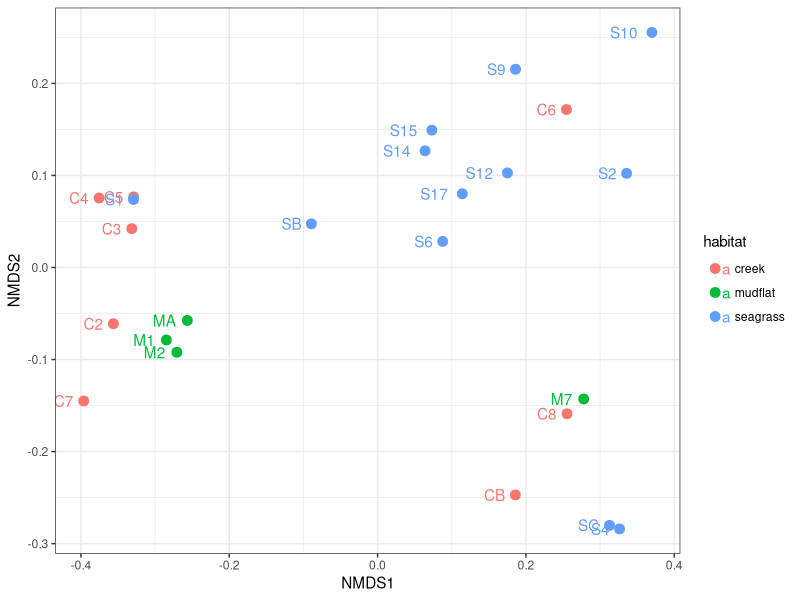
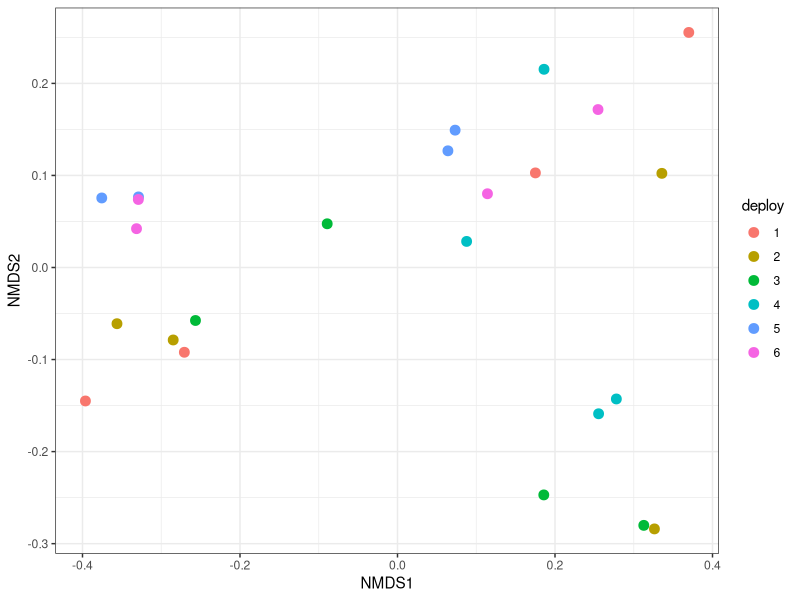
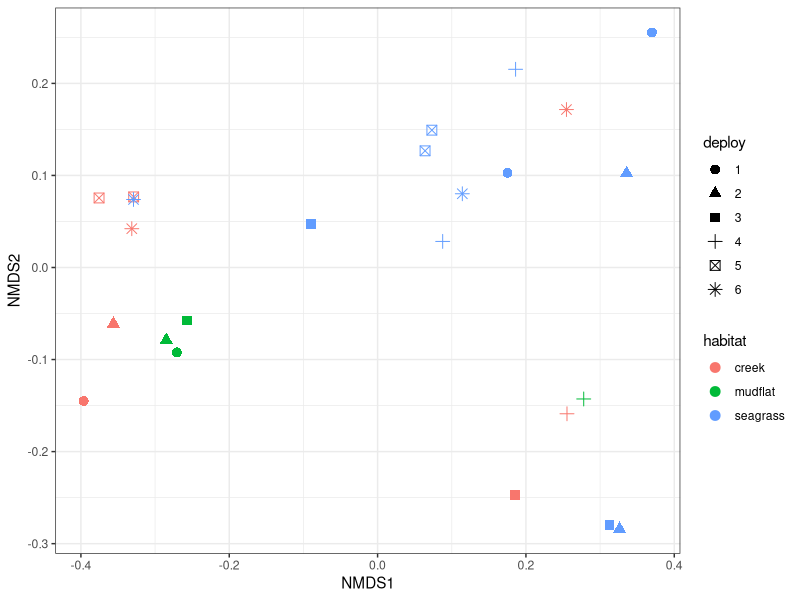
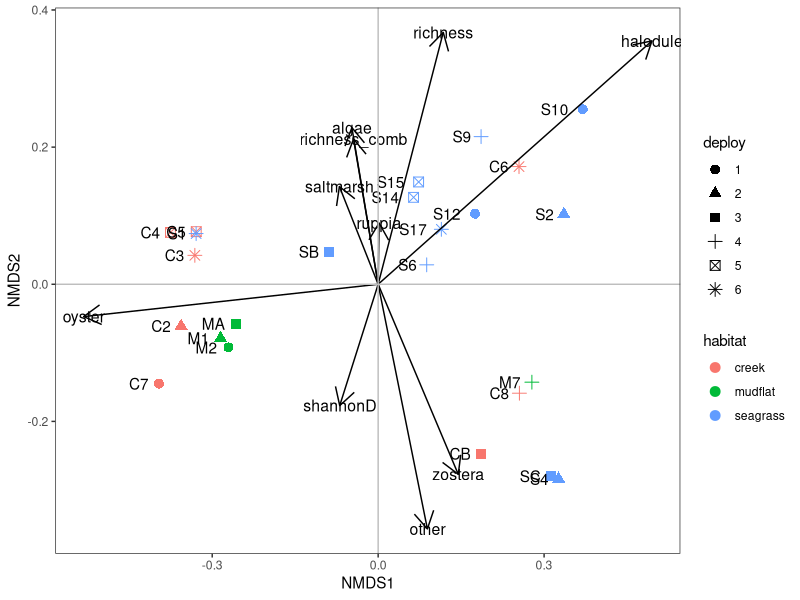

The R script that drew these images, in order: (Note: this script raises an error after producing the figures.)
## ---- chunk 1
knitr::opts_chunk$set(echo = TRUE)
## ---- chunk 2

#library(ecodist)
library(vegan)
library(dplyr)
library(tidyr)
library(ggplot2)

#Df_pmHT = read.csv("data/clean_data/Df_pmHT_square.csv", header = F) 
#Df_pmHT = as.dist(Df_pmHT)
#sites = read.csv("data/metadata/sites.csv", header = T)
env_data = read.csv("data/clean_data/env_metrics.csv", header = TRUE)
#env_data[is.na(env_data)] = 0

## ---- chunk 3

Df_pmHT = read.csv("data/clean_data/Df_pmHT_1_square.csv", header = F) 
Df_pmHT = as.dist(Df_pmHT)
Df_pmHT_metadata = read.csv("data/metadata/Df_pmHT_1_metadata.csv", header = T)

nmds_1 = metaMDS(Df_pmHT, k=3, trymax = 20, autotransform = FALSE, plot = FALSE)

nmdsScores = as.data.frame(scores(nmds_1))  
nmdsScores = cbind(nmdsScores,Df_pmHT_metadata)
nmdsScores$deploy = factor(nmdsScores$deploy)

# habitat: 
ggplot(aes(x = NMDS1, y = NMDS2, z = NMDS3, color = habitat), data = nmdsScores)+ theme_bw()+
  geom_point(size = 3)+
  geom_text(aes(label = site), hjust = 1.5)

# Deploy alone: mostly buckshot, suggests there are deeper patterns than seasonal 
ggplot(aes(x = NMDS1, y = NMDS2), data = nmdsScores)+ theme_bw()+
  geom_point(size = 3, aes(color = deploy))

# habitat and deploy
ggplot(aes(x = NMDS1, y = NMDS2), data = nmdsScores)+ theme_bw()+
  geom_point(size = 3, aes(color = habitat, shape = deploy))


## ---- chunk 4
# there are many strong correlations, for example halodule with total seagrass cover
# I am keeping them all except for bare, which is obviously the inverse of habitat cover
env_cor = cor(env_data[,c(4:23)], use = "pairwise.complete.obs")
env_filt = env_data %>%
  select(-index, -deploy_num.x, -site, -bare, -evenness, -seagrass_comb, -shannonD_comb, -evenness_comb,
         -totalcover, -avg_shoot_density, -avg_blade_length, -max_10, -max_25perc)
#write.csv(env_cor,"data/clean_data/nmds_env_cor.csv")

# need to assess normality and consider transformations
# convert to z-scores?

#test with vegan envfit
env_test= envfit(nmds_1, env_filt, perm = 999)
envScores = as.data.frame(scores(env_test, "vectors"))
#colnames(envScores) = c("metric", "NMDS1", "NMDS2")

# habitat and deploy
ggplot(aes(x = NMDS1, y = NMDS2), data = nmdsScores)+ theme_bw()+
  geom_point(size = 3, aes(color = habitat, shape = deploy))+
  geom_text(aes(label = site), hjust = 1.5)+
  geom_segment(data =envScores ,aes(x=0,xend=NMDS1,y=0,yend=NMDS2),
               arrow = arrow(length = unit(0.5, "cm")),colour="black")+ 
  geom_text(data=envScores,aes(x=NMDS1,y=NMDS2,label=rownames(envScores)),size=4)+
  theme(panel.grid.minor = element_blank(), 
        panel.grid.major = element_blank())+
  geom_hline(yintercept = 0, color = "grey")+
  geom_vline(xintercept = 0, color = "grey")



## ---- chunk 5
# input is the Sound Df matrix with average hourly spectra during pmHT at each site
# tries max of 20 random starts, finds convergence, and saves best solution 
test_nmds = metaMDS(Df_pmHT, k=3, trymax = 20, autotransform = FALSE, plot = FALSE)

# adding env scores
test_env = envfit(test_nmds, env_data, permutations = 999)

# then use ggplot to plot
## ---- chunk 6
pmHT_nmds_step = nmds(Df_pmHT,nits=10, mindim=1, maxdim=6)
attributes(pmHT_nmds_step)
plot.nmds(pmHT_nmds_step)

pmHT_nmds <- nmds(Df_pmHT,mindim=2,maxdim=2,nits=20)

s.min <- which.min(pmHT_nmds$stress) # returns might be different
pmHT_nmds$stress[s.min] # returns the stress for the best one;
# note this is scaled on [0,1]:
pmHT_nms <- nmds.min(pmHT_nmds,dims=2) # grabs the best of 20 reps

# Rotate the NMS ordination ...
# This forces axis 1 to have the most variance, etc.
# how common is it to do this?
nms.pca<-princomp(pmHT_nms)
print(nms.pca)
summary(nms.pca)
pmHT_nms<-nms.pca$scores
colnames(pmHT_nms) <- c("NMS1", "NMS2")

nms3.xod<-dist(pmHT_nms)
plot(nms3.xod,Df_pmHT,pch="*",xlab="Ordination Distance", ylab="Extended B-C Distance")
abline(0,1,col="red") # put in the 1:1 line (intercept=0, slope=1)
title("Shepard Diagram")
# # and redo for only 2 axes:
# nms2.xod<-dist(spp11.nms)
# plot(nms2.xod,spp11.xbcd,pch="*",xlab="Ordination Distance (2D)", ylab="Extended B-C Distance")
# abline(0,1,col="red") # put in the 1:1 line (intercept=0, slope=1)
# title("Shepard Diagram")

dev.off()
plot(pmHT_nms[,2],pmHT_nms[,1], pch=19, cex=0.6, xlab="NMS 2", ylab="NMS 1")# main = "NMS Ordination and PAM Classification Groups")

pmHT_nms_df = as.data.frame(sites$sites)
colnames(pmHT_nms_df) = "sites"
pmHT_nms_df$deploy = as.factor(sites$deploy)
pmHT_nms_df$nms2 = pmHT_nms[,2]
pmHT_nms_df$nms1 = pmHT_nms[,1]
pmHT_nms_df$habitat = as.factor(case_when(grepl("s", pmHT_nms_df$sites) ~ "seagrass",
                                          grepl("c", pmHT_nms_df$sites) ~ "creek",
                                          grepl("m",pmHT_nms_df$sites) ~ "mudflat"))


# ordellipse (vegan package)
hab_ellipse <-ordiellipse(pmHT_nms, pmHT_nms_df$habitat, display = "sites", 
                   kind = "se", conf = 0.95, label = T)

#df_ell <- data.frame()
#for(g in levels(pmHT_nms_df$habitat)){
#  df_ell <- rbind(df_ell, cbind(as.data.frame(with(pmHT_nms_df[pmHT_nms_df$habitat==g,],
#                  veganCovEllipse(pmHT_nms[[g]]$cov,pmHT_nms[[g]]$center,pmHT_nms[[g]]$scale)))
#                                ,group=g))
#}
## ---- chunk 7
# habitat: also very broad, some separation among creeks and seagrass beds
# are there traits that make a seagrass bed sound more like a creek? 
ggplot(aes(x = nms2, y = nms1, color = habitat), data = pmHT_nms_df)+ theme_bw()+
  geom_point(size = 3)

# Deploy alone: mostly buckshot, suggests there are deeper patterns than seasonal 
ggplot(aes(x = nms2, y = nms1), data = pmHT_nms_df)+ theme_bw()+
  geom_point(size = 3, aes(color = deploy))

# habitat and deploy
ggplot(aes(x = nms2, y = nms1), data = pmHT_nms_df)+ theme_bw()+
  geom_point(size = 3, aes(color = habitat, shape = deploy))

# site
ggplot(aes(x = nms2, y = nms1, color = sites), data = pmHT_nms_df)+ theme_bw()+
  geom_point(size = 3, aes(color = sites))
